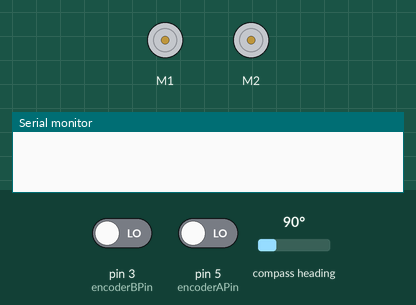
This sketch was run on a simulated Arduino Uno, built with avr-gcc and run on an emulated ATmega328P. Parts: 2 × DC motor (green arrow = forward, orange = backward, longer = faster), the last lines printed to the serial monitor. Inputs (shaded band) come from the test bench; at power-on: compass heading 90°, pin 3 (encoderBPin) LOW, pin 5 (encoderAPin) LOW.

Above: at 0.0 s.
At 1.8 s:
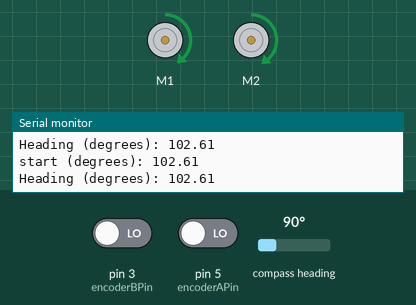
1.9 s: compass heading set to 7°
4.9 s: compass heading set to 90°
Timing chart, 0 to 7.9 s (numbered marks = the images above; inputs shaded):
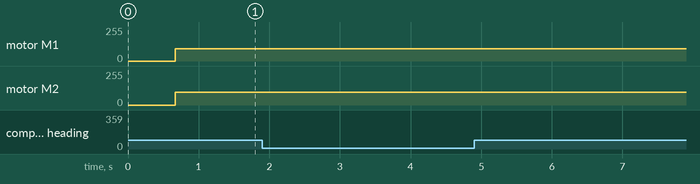

The sketch:

turn_180.ino
```cpp
#include "DualVNH5019MotorShield.h"
///////////
#include <Wire.h>
#include <Adafruit_Sensor.h>
#include <Adafruit_HMC5883_U.h>

int SPEED = 150;
int encoderAPin = 5;
int encoderBPin = 3;
int PID = SPEED-7;
int encoder0Pos = 0;
int encoder0PosB = 0;
int encoder0PinALast = 0;
int encoder0PinBLast = 0;
int totalEncoderA = 0;
int totalEncoderB = 0;


/* Assign a unique ID to this sensor at the same time */
Adafruit_HMC5883_Unified mag = Adafruit_HMC5883_Unified(12345);

DualVNH5019MotorShield md;
void setup()
{
  Serial.begin (9600);
  md.init();
  ///////////////
  Serial.begin(9600);
  Serial.println("HMC5883 Magnetometer Test");
  Serial.println("");

  /* Initialise the sensor */
  if(!mag.begin())
  {
    /* There was a problem detecting the HMC5883 ... check your connections */
    Serial.println("Ooops, no HMC5883 detected ... Check your wiring!");
    while(1);
  }

  /* Display some basic information on this sensor */
  displaySensorDetails();
}
void loop(){
  ////////////
  sensors_event_t event;
  mag.getEvent(&event);
  float starDir = atan2(event.magnetic.y, event.magnetic.x);
  float starDeclinationAngle = 0.22;
  starDir += starDeclinationAngle;
  if(starDir < 0)
    starDir += 2*PI;
  if(starDir > 2*PI)
    starDir -= 2*PI;
  float starHeadingDegrees = starDir * 180/M_PI;
  //////////
  for(int i=0;i<60;i++){
    md.setM1Speed(PID);
    md.setM2Speed(SPEED);
    int encoder0Pos = 0;
    int encoder0PosB = 0;

    for(int j=0;j<40000;j++){
      /////////////////for encoder
      int n = digitalRead(encoderAPin);
      int n2 = digitalRead(encoderBPin);
      if ((encoder0PinALast == LOW) && (n == HIGH)) {
        encoder0Pos++;
        totalEncoderA ++;

      }
      if((encoder0PinBLast==LOW)&&(n2==HIGH)){
        encoder0PosB++;
        totalEncoderB ++;
      }
      encoder0PinALast = n;
      encoder0PinBLast = n2;
      ///////////////
      sensors_event_t event;
       mag.getEvent(&event);
      float heading = atan2(event.magnetic.y, event.magnetic.x);
      float declinationAngle = 0.22;
      heading += declinationAngle;
      if(heading < 0)
        heading += 2*PI;
      if(heading > 2*PI)
        heading -= 2*PI;
      float headingDegrees = heading * 180/M_PI;
      Serial.print("start (degrees): "); Serial.println(starHeadingDegrees);
      Serial.print("Heading (degrees): "); Serial.println(headingDegrees);
      ////////////////////////
      if(/*totalEncoderA>=750*/abs((headingDegrees-starDir)-90)<3){
        md.setM1Speed(0);
        md.setM2Speed(0);
        delay(3000);

        i=61;
        break;
      }
    }
    Serial.print("motorA: ");
    Serial.println(encoder0Pos);
    Serial.print("MotorB: ");
    Serial.println(encoder0PosB);
    Serial.print("/");

    Serial.print("encoderA: ");
    Serial.println(totalEncoderA);
    Serial.print("encoderB: ");
    Serial.println(totalEncoderB);
    Serial.print("/");

    ////////////////////
    //806 for 180 degree , 3200 for 730 degree

    PID = (1+((float)encoder0PosB-(float)encoder0Pos)/(float)encoder0Pos)*PID;
    Serial.println(PID);
  }

  md.setM1Speed(0);
  md.setM2Speed(0);

  delay(1000);

}
void displaySensorDetails(void)
{
  sensor_t sensor;
  mag.getSensor(&sensor);
  Serial.println("------------------------------------");
  Serial.print  ("Sensor:       ");
  Serial.println(sensor.name);
  Serial.print  ("Driver Ver:   ");
  Serial.println(sensor.version);
  Serial.print  ("Unique ID:    ");
  Serial.println(sensor.sensor_id);
  Serial.print  ("Max Value:    ");
  Serial.print(sensor.max_value);
  Serial.println(" uT");
  Serial.print  ("Min Value:    ");
  Serial.print(sensor.min_value);
  Serial.println(" uT");
  Serial.print  ("Resolution:   ");
  Serial.print(sensor.resolution);
  Serial.println(" uT");
  Serial.println("------------------------------------");
  Serial.println("");
  delay(500);
}
```
